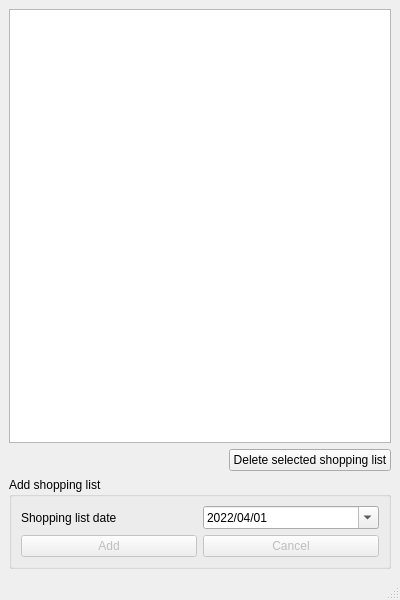
<?xml version="1.0" encoding="UTF-8"?>
<ui version="4.0">
 <class>ShoppingListWindow</class>
 <widget class="QMainWindow" name="ShoppingListWindow">
  <property name="geometry">
   <rect>
    <x>0</x>
    <y>0</y>
    <width>400</width>
    <height>600</height>
   </rect>
  </property>
  <property name="windowTitle">
   <string>Add, Edit, Delete Shopping Lists</string>
  </property>
  <widget class="QWidget" name="centralwidget">
   <layout class="QVBoxLayout" name="verticalLayout_2">
    <item>
     <layout class="QVBoxLayout" name="verticalLayout">
      <item>
       <widget class="QTableView" name="shoppinglistView">
        <property name="statusTip">
         <string>Double click the field to edit it.</string>
        </property>
       </widget>
      </item>
      <item>
       <layout class="QHBoxLayout" name="horizontalLayout_3">
        <item>
         <spacer name="horizontalSpacer">
          <property name="orientation">
           <enum>Qt::Horizontal</enum>
          </property>
          <property name="sizeHint" stdset="0">
           <size>
            <width>40</width>
            <height>20</height>
           </size>
          </property>
         </spacer>
        </item>
        <item>
         <widget class="QPushButton" name="deleteButton">
          <property name="statusTip">
           <string>CAUTION: The selected shopping list will be deleted.</string>
          </property>
          <property name="text">
           <string>Delete selected shopping list</string>
          </property>
         </widget>
        </item>
       </layout>
      </item>
     </layout>
    </item>
    <item>
     <widget class="QGroupBox" name="groupBox">
      <property name="title">
       <string>Add shopping list</string>
      </property>
      <layout class="QVBoxLayout" name="verticalLayout_3">
       <item>
        <layout class="QHBoxLayout" name="horizontalLayout_2">
         <item>
          <widget class="QLabel" name="label">
           <property name="text">
            <string>Shopping list date</string>
           </property>
          </widget>
         </item>
         <item>
          <widget class="QDateEdit" name="shoppinglistEdit">
           <property name="minimumDate">
            <date>
             <year>2022</year>
             <month>4</month>
             <day>1</day>
            </date>
           </property>
           <property name="displayFormat">
            <string>yyyy/MM/dd</string>
           </property>
           <property name="calendarPopup">
            <bool>true</bool>
           </property>
          </widget>
         </item>
        </layout>
       </item>
       <item>
        <layout class="QHBoxLayout" name="horizontalLayout">
         <item>
          <widget class="QPushButton" name="addButton">
           <property name="enabled">
            <bool>false</bool>
           </property>
           <property name="statusTip">
            <string>Add a new shopping list.</string>
           </property>
           <property name="text">
            <string>Add</string>
           </property>
          </widget>
         </item>
         <item>
          <widget class="QPushButton" name="cancelButton">
           <property name="enabled">
            <bool>false</bool>
           </property>
           <property name="statusTip">
            <string>Cancel the addition and reset the fields.</string>
           </property>
           <property name="text">
            <string>Cancel</string>
           </property>
          </widget>
         </item>
        </layout>
       </item>
      </layout>
     </widget>
    </item>
   </layout>
  </widget>
  <widget class="QMenuBar" name="menubar">
   <property name="geometry">
    <rect>
     <x>0</x>
     <y>0</y>
     <width>400</width>
     <height>23</height>
    </rect>
   </property>
  </widget>
  <widget class="QStatusBar" name="statusbar"/>
 </widget>
 <resources/>
 <connections/>
</ui>
